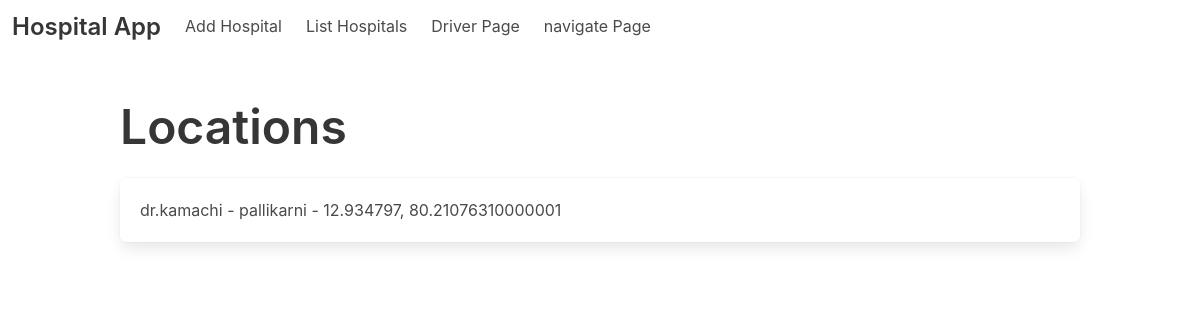
Page /location_list/ on the committed database.
### hospitalapp/models.py (models this page shows)
class Location(models.Model):
    id = models.AutoField(primary_key=True)
    name = models.CharField(max_length=200)
    address = models.CharField(max_length=200)
    latitude = models.FloatField()
    longitude = models.FloatField()

### hospitalapp/views.py (the view)
# urls.py: path('location_list/', location_list, name='location_list'),
def location_list(request):
    locations = Location.objects.all()
    return render(request, 'location/location_list.html', {'locations': locations})

### templates/location/location_list.html (shortened to what this page needs)
{% extends 'base.html' %}
{% block content %}
  <h1 class="title is-1">Locations</h1>
  <div class="box">
    <ul>
      {% for location in locations %}
        <li>{{ location.name }} - {{ location.address }} - {{ location.latitude }}, {{ location.longitude }}</li>
      {% empty %}
        <li>No locations found.</li>
      {% endfor %}
    </ul>
  </div>
{% endblock %}

### rows in the picture
Location: name "dr.kamachi", address "pallikarni", latitude "12.934797", longitude "80.21076310000001"
